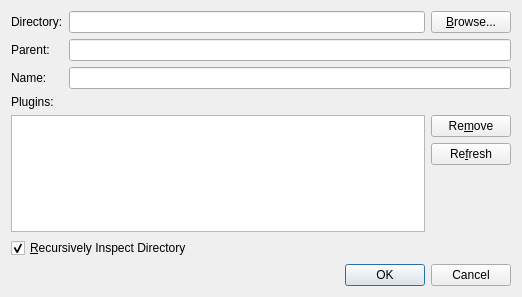
<?xml version="1.0" encoding="UTF-8"?>
<ui version="4.0">
 <class>NewFilterDialog</class>
 <widget class="QDialog" name="NewFilterDialog">
  <property name="windowModality">
   <enum>Qt::ApplicationModal</enum>
  </property>
  <property name="geometry">
   <rect>
    <x>0</x>
    <y>0</y>
    <width>522</width>
    <height>297</height>
   </rect>
  </property>
  <property name="windowTitle">
   <string>Dialog</string>
  </property>
  <layout class="QGridLayout" name="gridLayout">
   <item row="0" column="0">
    <layout class="QVBoxLayout" name="verticalLayout">
     <item>
      <widget class="QLabel" name="label_3">
       <property name="sizePolicy">
        <sizepolicy hsizetype="Preferred" vsizetype="Preferred">
         <horstretch>0</horstretch>
         <verstretch>0</verstretch>
        </sizepolicy>
       </property>
       <property name="baseSize">
        <size>
         <width>0</width>
         <height>0</height>
        </size>
       </property>
       <property name="text">
        <string>Directory:</string>
       </property>
      </widget>
     </item>
     <item>
      <widget class="QLabel" name="label">
       <property name="text">
        <string>Parent:</string>
       </property>
      </widget>
     </item>
     <item>
      <widget class="QLabel" name="label_2">
       <property name="text">
        <string>Name:</string>
       </property>
      </widget>
     </item>
    </layout>
   </item>
   <item row="0" column="1">
    <layout class="QVBoxLayout" name="verticalLayout_4">
     <item>
      <layout class="QHBoxLayout" name="horizontalLayout">
       <item>
        <widget class="QLineEdit" name="directoryEdit"/>
       </item>
       <item>
        <widget class="QPushButton" name="pushButton">
         <property name="text">
          <string>&amp;Browse...</string>
         </property>
        </widget>
       </item>
      </layout>
     </item>
     <item>
      <widget class="QLineEdit" name="parentPathEdit"/>
     </item>
     <item>
      <widget class="QLineEdit" name="filterNameEdit"/>
     </item>
    </layout>
   </item>
   <item row="1" column="0" colspan="2">
    <layout class="QVBoxLayout" name="verticalLayout_2">
     <item>
      <widget class="QLabel" name="label_4">
       <property name="text">
        <string>Plugins:</string>
       </property>
      </widget>
     </item>
     <item>
      <layout class="QHBoxLayout" name="horizontalLayout_4">
       <item>
        <widget class="QListWidget" name="pluginList"/>
       </item>
       <item>
        <layout class="QVBoxLayout" name="verticalLayout_3">
         <item>
          <widget class="QPushButton" name="removePlugin">
           <property name="text">
            <string>Re&amp;move</string>
           </property>
          </widget>
         </item>
         <item>
          <widget class="QPushButton" name="refreshPlugins">
           <property name="text">
            <string>Re&amp;fresh</string>
           </property>
          </widget>
         </item>
         <item>
          <spacer name="verticalSpacer">
           <property name="orientation">
            <enum>Qt::Vertical</enum>
           </property>
           <property name="sizeHint" stdset="0">
            <size>
             <width>20</width>
             <height>40</height>
            </size>
           </property>
          </spacer>
         </item>
        </layout>
       </item>
      </layout>
     </item>
    </layout>
   </item>
   <item row="2" column="0" colspan="2">
    <widget class="QCheckBox" name="recursiveCheck">
     <property name="text">
      <string>&amp;Recursively Inspect Directory</string>
     </property>
     <property name="checked">
      <bool>true</bool>
     </property>
    </widget>
   </item>
   <item row="3" column="0" colspan="2">
    <widget class="QDialogButtonBox" name="buttonBox">
     <property name="orientation">
      <enum>Qt::Horizontal</enum>
     </property>
     <property name="standardButtons">
      <set>QDialogButtonBox::Cancel|QDialogButtonBox::Ok</set>
     </property>
    </widget>
   </item>
  </layout>
 </widget>
 <resources/>
 <connections>
  <connection>
   <sender>buttonBox</sender>
   <signal>accepted()</signal>
   <receiver>NewFilterDialog</receiver>
   <slot>accept()</slot>
   <hints>
    <hint type="sourcelabel">
     <x>257</x>
     <y>285</y>
    </hint>
    <hint type="destinationlabel">
     <x>157</x>
     <y>274</y>
    </hint>
   </hints>
  </connection>
  <connection>
   <sender>buttonBox</sender>
   <signal>rejected()</signal>
   <receiver>NewFilterDialog</receiver>
   <slot>reject()</slot>
   <hints>
    <hint type="sourcelabel">
     <x>325</x>
     <y>287</y>
    </hint>
    <hint type="destinationlabel">
     <x>286</x>
     <y>274</y>
    </hint>
   </hints>
  </connection>
  <connection>
   <sender>removePlugin</sender>
   <signal>clicked()</signal>
   <receiver>NewFilterDialog</receiver>
   <slot>removePlugin()</slot>
   <hints>
    <hint type="sourcelabel">
     <x>508</x>
     <y>167</y>
    </hint>
    <hint type="destinationlabel">
     <x>521</x>
     <y>19</y>
    </hint>
   </hints>
  </connection>
  <connection>
   <sender>pushButton</sender>
   <signal>clicked()</signal>
   <receiver>NewFilterDialog</receiver>
   <slot>browseDirectories()</slot>
   <hints>
    <hint type="sourcelabel">
     <x>473</x>
     <y>26</y>
    </hint>
    <hint type="destinationlabel">
     <x>953</x>
     <y>20</y>
    </hint>
   </hints>
  </connection>
  <connection>
   <sender>refreshPlugins</sender>
   <signal>clicked()</signal>
   <receiver>NewFilterDialog</receiver>
   <slot>refreshPlugins()</slot>
   <hints>
    <hint type="sourcelabel">
     <x>473</x>
     <y>191</y>
    </hint>
    <hint type="destinationlabel">
     <x>800</x>
     <y>25</y>
    </hint>
   </hints>
  </connection>
 </connections>
 <slots>
  <slot>removePlugin()</slot>
  <slot>browseDirectories()</slot>
  <slot>refreshPlugins()</slot>
 </slots>
</ui>
